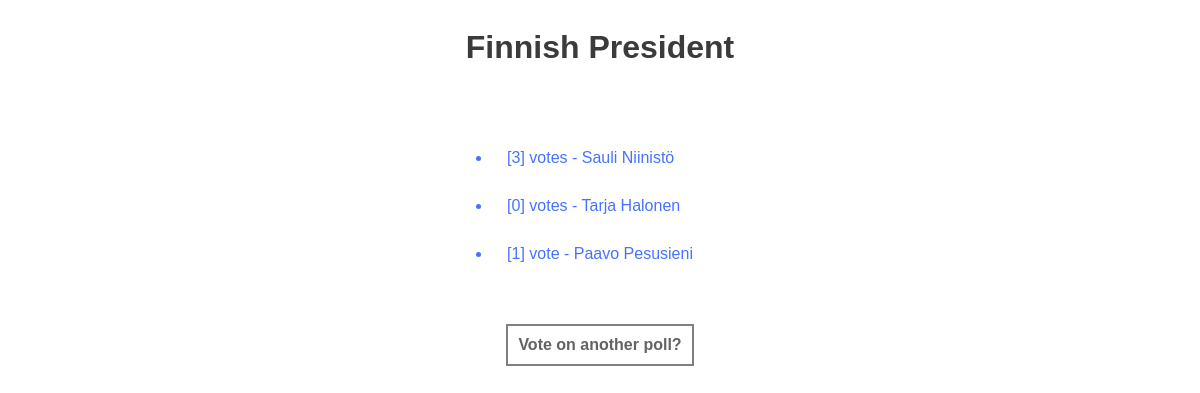
Before: /polls/5/results/ with the older database file.
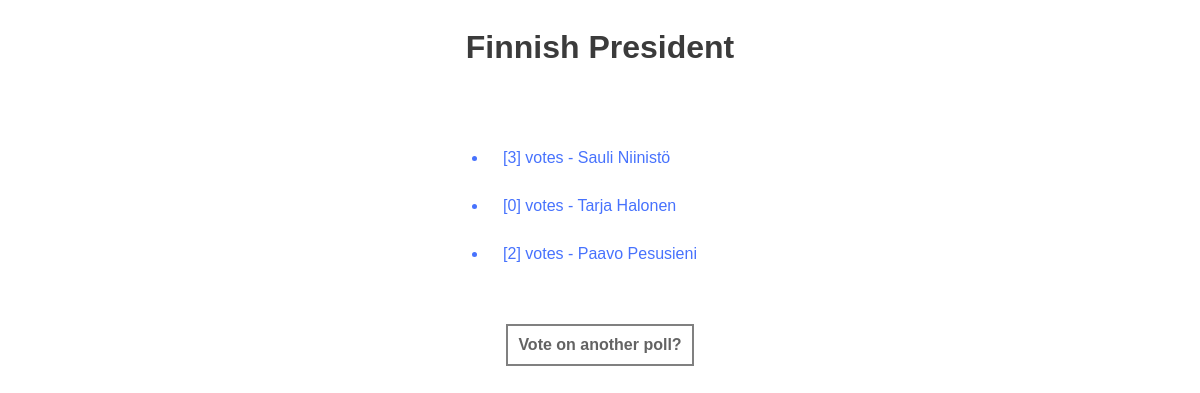
After: the same page with the newer database file.
### polls/models.py (models this page shows, shortened)
class Choice(models.Model):
    question = models.ForeignKey(Question, on_delete=models.CASCADE)
    choice_text = models.CharField(max_length=200)
    votes = models.IntegerField(default=0)

### polls/views.py (the view)
# urls.py: path('<int:question_id>/results/', views.results, name='results'),
def results(request, question_id):
    question = get_object_or_404(Question, pk=question_id)
    return render(request, 'polls/results.html', {'question': question})

### polls/templates/polls/results.html
{% load static %}
<link rel="stylesheet" type="text/css" href="{% static 'polls/style.css' %}">
<div class="mainbox">
    <h1>{{ question.question_text }}</h1>
    <ul>
    {% for choice in question.choice_set.all %}
        <li>[{{ choice.votes }}] vote{{ choice.votes|pluralize }}  -  {{ choice.choice_text }}</li>
    {% endfor %}
    </ul>
    <a href="{% url 'polls:index' %}">Vote on another poll?</a>
</div>

Changed rows visible on the page:
changed Choice "Paavo Pesusieni": votes "1" → "2"
